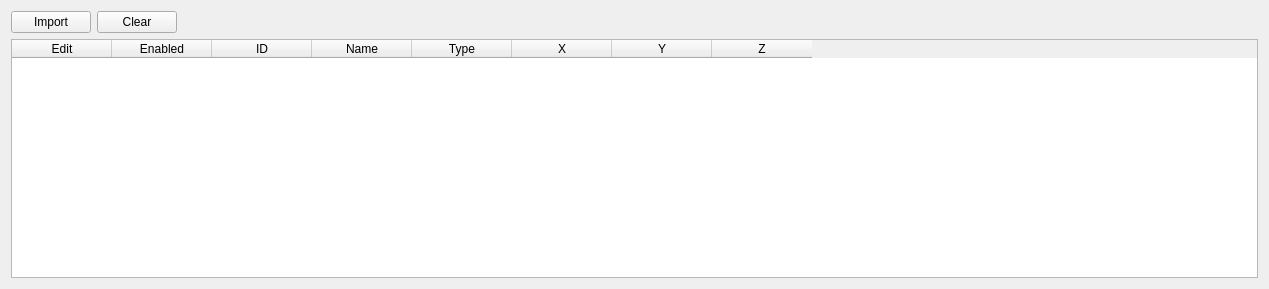
<?xml version="1.0" encoding="UTF-8"?>
<ui version="4.0">
 <class>GCPWidget</class>
 <widget class="QWidget" name="GCPWidget">
  <property name="geometry">
   <rect>
    <x>0</x>
    <y>0</y>
    <width>1269</width>
    <height>289</height>
   </rect>
  </property>
  <property name="windowTitle">
   <string>GCPWidget</string>
  </property>
  <layout class="QVBoxLayout" name="verticalLayout">
   <item>
    <layout class="QHBoxLayout" name="horizontalLayout">
     <item>
      <widget class="QPushButton" name="pushButton_import">
       <property name="text">
        <string>Import</string>
       </property>
      </widget>
     </item>
     <item>
      <widget class="QPushButton" name="pushButton_clear">
       <property name="text">
        <string>Clear</string>
       </property>
      </widget>
     </item>
     <item>
      <spacer name="horizontalSpacer">
       <property name="orientation">
        <enum>Qt::Horizontal</enum>
       </property>
       <property name="sizeHint" stdset="0">
        <size>
         <width>40</width>
         <height>20</height>
        </size>
       </property>
      </spacer>
     </item>
    </layout>
   </item>
   <item>
    <widget class="QTableWidget" name="tableWidget">
     <property name="editTriggers">
      <set>QAbstractItemView::NoEditTriggers</set>
     </property>
     <column>
      <property name="text">
       <string>Edit</string>
      </property>
     </column>
     <column>
      <property name="text">
       <string>Enabled</string>
      </property>
     </column>
     <column>
      <property name="text">
       <string>ID</string>
      </property>
     </column>
     <column>
      <property name="text">
       <string>Name</string>
      </property>
     </column>
     <column>
      <property name="text">
       <string>Type</string>
      </property>
     </column>
     <column>
      <property name="text">
       <string>X</string>
      </property>
     </column>
     <column>
      <property name="text">
       <string>Y</string>
      </property>
     </column>
     <column>
      <property name="text">
       <string>Z</string>
      </property>
     </column>
    </widget>
   </item>
  </layout>
 </widget>
 <layoutdefault spacing="6" margin="11"/>
 <resources/>
 <connections/>
</ui>
